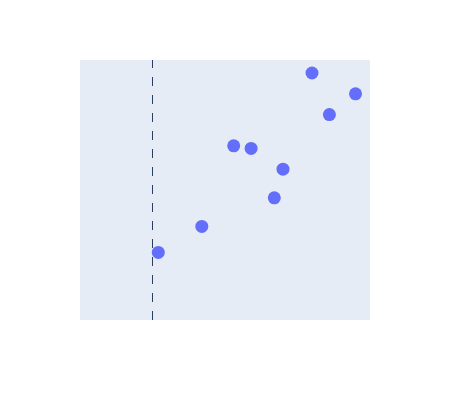
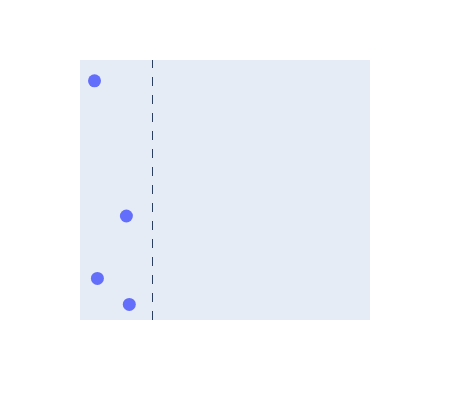

The notebook cell saved with these charts, in order:
### Code cell
split = 3

df_1 = df[df["x"] >= split]
df_2 = df[df["x"] < split]

for i in [df_1, df_2]:
    fig = px.scatter(i, x="x", y="y", width=450, height=400)

    fig.update_layout(
        xaxis_title="",
        yaxis_title="",
        xaxis=dict(showgrid=lbl, showticklabels=lbl,  range=[0.5, 10.5]),
        yaxis=dict(showgrid=lbl, showticklabels=lbl,  range=[0.5, 10.5])
    )

    fig.update_traces(marker=dict(size=13))

    fig.add_vline(x=split, line_width=1, line_dash='dash')

    fig.show()

### Figure 1 — Plotly figure (JSON) as saved in the notebook; plotly's stock layout.template omitted (floating-point values rounded to 4 significant figures)
{"data": [{"hovertemplate": "x=%{x}<br>y=%{y}<extra></extra>", "legendgroup": "", "marker": {"color": "#636efa", "symbol": "circle", "size": 13}, "mode": "markers", "name": "", "orientation": "v", "showlegend": false, "x": [7.2, 4.7, 5.8, 7.5, 3.2, 6.4, 9.1, 10.0, 8.5], "xaxis": "x", "y": [5.2, 4.1, 7.2, 6.3, 3.1, 7.1, 8.4, 9.2, 10.0], "yaxis": "y", "type": "scatter"}], "layout": {"xaxis": {"anchor": "y", "domain": [0.0, 1.0], "title": {"text": ""}, "showgrid": false, "showticklabels": false, "range": [0.5, 10.5]}, "yaxis": {"anchor": "x", "domain": [0.0, 1.0], "title": {"text": ""}, "showgrid": false, "showticklabels": false, "range": [0.5, 10.5]}, "legend": {"tracegroupgap": 0}, "margin": {"t": 60}, "height": 400, "width": 450, "shapes": [{"line": {"dash": "dash", "width": 1}, "type": "line", "x0": 3, "x1": 3, "xref": "x", "y0": 0, "y1": 1, "yref": "y domain"}]}}

### Figure 2 — Plotly figure (JSON) as saved in the notebook; plotly's stock layout.template omitted (floating-point values rounded to 4 significant figures)
{"data": [{"hovertemplate": "x=%{x}<br>y=%{y}<extra></extra>", "legendgroup": "", "marker": {"color": "#636efa", "symbol": "circle", "size": 13}, "mode": "markers", "name": "", "orientation": "v", "showlegend": false, "x": [1.1, 2.2, 2.1, 1.0], "xaxis": "x", "y": [2.1, 1.1, 4.5, 9.7], "yaxis": "y", "type": "scatter"}], "layout": {"xaxis": {"anchor": "y", "domain": [0.0, 1.0], "title": {"text": ""}, "showgrid": false, "showticklabels": false, "range": [0.5, 10.5]}, "yaxis": {"anchor": "x", "domain": [0.0, 1.0], "title": {"text": ""}, "showgrid": false, "showticklabels": false, "range": [0.5, 10.5]}, "legend": {"tracegroupgap": 0}, "margin": {"t": 60}, "height": 400, "width": 450, "shapes": [{"line": {"dash": "dash", "width": 1}, "type": "line", "x0": 3, "x1": 3, "xref": "x", "y0": 0, "y1": 1, "yref": "y domain"}]}}
